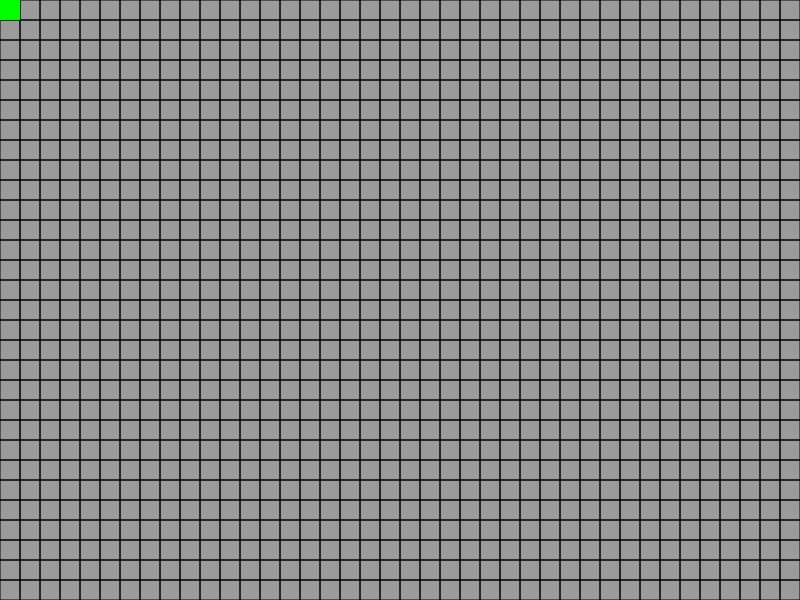
Frame 1 (no input)
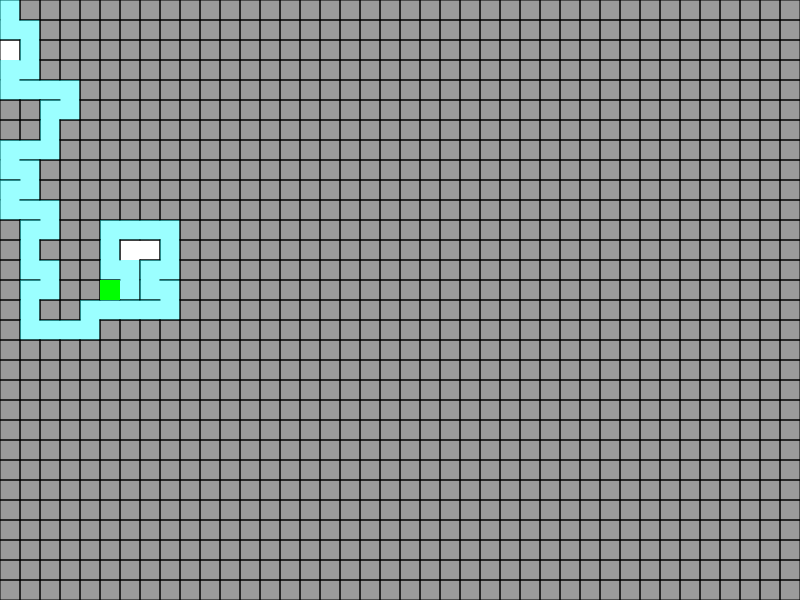
Frame 60 (no input)
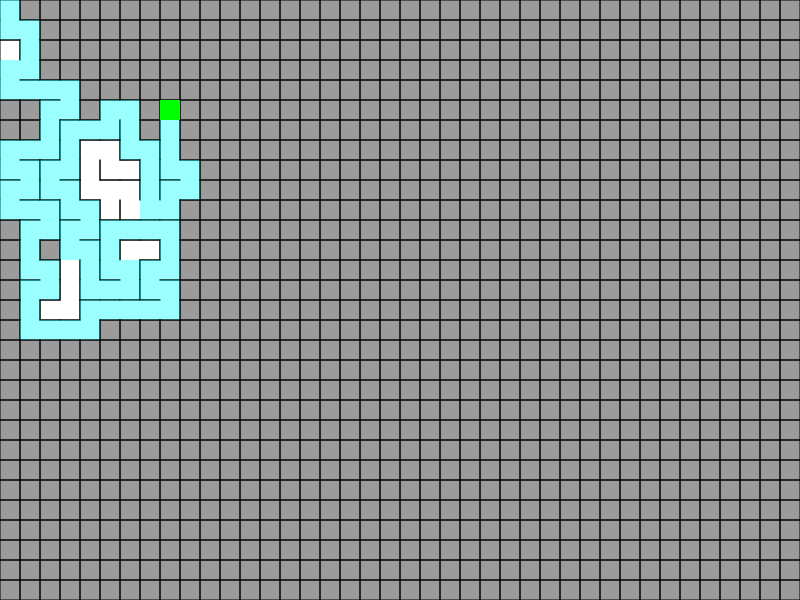
Frame 120 (the mouse pressed at the canvas centre since frame 60)

The p5.js sketch that drew these frames (run headless with seeded random() and noise() and a simulated clock; from frame 60 on, the mouse is pressed at the canvas centre):

// p5.js sketch
// ── sketch.js
/*****************************************************************************
 * This project uses the recursive backtracking algorithm to generate mazes
 * It uses a stack to avoid recursive callback errors
 * https://en.wikipedia.org/wiki/Maze_generation_algorithm#Recursive_backtracker
 * 
 * 1. Choose the initial cell and mark it as visited
 * 2. While there are unvisited cells
 *    1. If the current cell has any neighbours which have not been visited
 *       1. Choose one of the unvisited neighbours as the next cell
 *       2. Push the current cell to the stack
 *       3. Remove the wall between the current cell and the next cell
 *       4. Mark the next cell as the current cell and mark it as visited
 *    2. Else, if the stack is not empty
 *       1. Pop a cell from the stack
 *       2. Make it the current cell
*/

let cols, rows;
let w = 20;

let grid = [];
let stack = [];

let current;

function setup() {
	createCanvas(800, 600);

	cols = floor(width / w);
	rows = floor(height / w);

	for (let j = 0; j < rows; j++) {
		for (let i = 0; i < cols; i++) {
			let cell = new Cell(i, j);
			grid.push(cell);
		}
	}

	// STEP 1
	current = grid[0];
	current.visited = true;
}

function draw() {
	background(255);
	
	frameRate(200);
	
	for (let i = 0; i < grid.length; i++) {
		grid[i].show();
	}
	current.highlight();

	// STEP 2
	
	// STEP 2.1.1
	let next = current.getNeighbor();
	
	// STEP 2.1
	if (next) {
		// STEP 2.1.2
		stack.push(current);
		
		// STEP 2.1.3
		removeWalls(current, next);
		
		// STEP 2.1.4
		current = next;
		current.visited = true;
	} else {
		// STEP 2.2
		back = stack.pop();
		if (back) current = back;
		else {
			background(255);
			for (let i = 0; i < grid.length; i++) {
				grid[i].show();
			}
			stop();
		}
	}
}

function index(i, j) {
	if (i < 0 || j < 0 || i > cols - 1 || j > rows - 1) {
		return -1;
	}
	return i + j * cols;
}

function removeWalls(a, b) {
	let x = a.i - b.i;
	switch (x) {
		case 1:
			a.walls[3] = false;
			b.walls[1] = false;
			break;
		case -1:
			a.walls[1] = false;
			b.walls[3] = false;
	}

	let y = a.j - b.j;
	switch (y) {
		case 1:
			a.walls[0] = false;
			b.walls[2] = false;
			break;
		case -1:
			a.walls[2] = false;
			b.walls[0] = false;
	}
}

class Cell {
	constructor(i, j) {
		this.i = i;
		this.j = j;
		//            top  right bottom left
		this.walls = [true, true, true, true]
		this.visited = false;
	}

	show() {
		let x = this.i * w;
		let y = this.j * w;
		
		stroke(0);
		if (this.walls[0]) line(x    , y    , x + w, y);
		if (this.walls[1]) line(x + w, y    , x + w, y + w);
		if (this.walls[2]) line(x + w, y + w, x    , y + w);
		if (this.walls[3]) line(x    , y + w, x    , y);
		
		if (!this.visited) {
			noStroke();
			fill(0, 100);
			rect(x, y, w, w);
		} else if (stack.includes(this)) {
			noStroke();
			fill(0, 255, 255, 100);
			rect(x, y, w, w);
		}
	}

	highlight() {
		let x = this.i * w;
		let y = this.j * w;
		noStroke();
		fill(0, 255, 0);
		rect(x, y, w, w);
	}

	getNeighbor() {
		const i = this.i;
		const j = this.j;
		let neighbors = [];
		let possible = [
			grid[index(i, j - 1)], // top
			grid[index(i + 1, j)], // right
			grid[index(i, j + 1)], // bottom
			grid[index(i - 1, j)], // left
		];
		for (let cell of possible) {
			if (cell && !cell.visited) {
				neighbors.push(cell);
			}
		}
		if (neighbors.length > 0) {
			let neighbor = neighbors[floor(random(0, neighbors.length))];
			return neighbor;
		}
		return undefined;
	}
}
// ── style.css
body {
	width: 100%;
	height: 100vh;
	display: grid;
	place-items: center;
}
